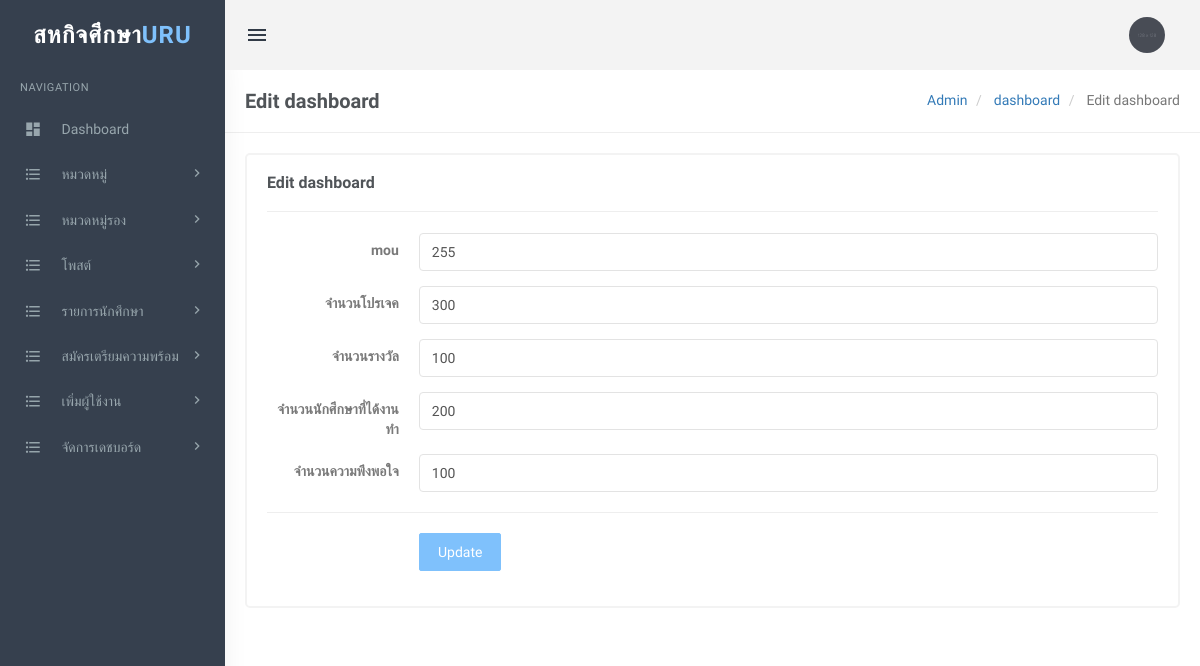
Before: /admin/editdashboard.php (signed in) with the older database file.
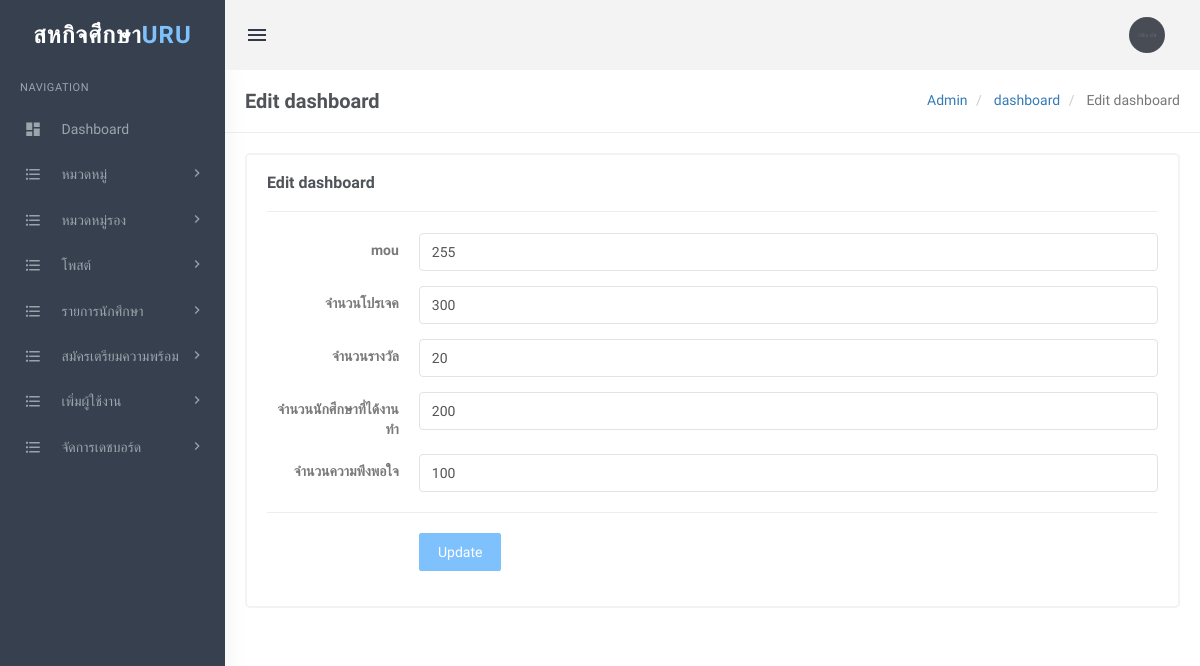
After: the same page with the newer database file.
### tables this page shows
CREATE TABLE `dashboard` (
  `id` int(11) NOT NULL,
  `mou` int(11) NOT NULL,
  `project` int(11) NOT NULL,
  `award` int(11) NOT NULL,
  `gotwork` int(11) NOT NULL,
  `satisfaction` int(11) NOT NULL
);

### admin/editdashboard.php (the view, shortened to what the changed rows need)
<?php
include('includes/config.php');
if(strlen($_SESSION['login'])==0)
  {
header('location:index.php');
}
else{
?>
<!DOCTYPE html>
<html lang="en">
    <head>
        <link href="assets/css/bootstrap.min.css" rel="stylesheet" type="text/css" />
        <link href="assets/css/core.css" rel="stylesheet" type="text/css" />
        <link href="assets/css/components.css" rel="stylesheet" type="text/css" />
        <link href="assets/css/icons.css" rel="stylesheet" type="text/css" />
        <link href="assets/css/pages.css" rel="stylesheet" type="text/css" />
        <link href="assets/css/menu.css" rel="stylesheet" type="text/css" />
        <link href="assets/css/responsive.css" rel="stylesheet" type="text/css" />
		<link rel="stylesheet" href="../plugins/switchery/switchery.min.css">
    </head>
    <body class="fixed-left">
        <div id="wrapper">
            <div class="content-page">
                <div class="content">
                    <div class="container">
                        <div class="row">
                            <div class="col-sm-12">
                                <div class="card-box">
<?php
$query=mysqli_query($con,"Select * from dashboard ");
while($row=mysqli_fetch_array($query))
{
?>
                        					<form class="form-horizontal" name="category" method="post">
	                                            <div class="form-group">
	                                                <label class="col-md-2 control-label">mou</label>
	                                                <div class="col-md-10">
	                                                    <input type="text" class="form-control" value="<?php echo htmlentities($row['mou']);?>" name="mou" required>
	                                                </div>
	                                            </div>
                                                <div class="form-group">
	                                                <label class="col-md-2 control-label">จำนวนโปรเจค</label>
	                                                <div class="col-md-10">
	                                                    <input type="text" class="form-control" value="<?php echo htmlentities($row['project']);?>" name="project" required>
	                                                </div>
	                                            </div>
                                                <div class="form-group">
	                                                <label class="col-md-2 control-label">จำนวนรางวัล</label>
	                                                <div class="col-md-10">
	                                                    <input type="text" class="form-control" value="<?php echo htmlentities($row['award']);?>" name="award" required>
	                                                </div>
	                                            </div>
                                                <div class="form-group">
	                                                <label class="col-md-2 control-label">จำนวนนักศึกษาที่ได้งานทำ</label>
	                                                <div class="col-md-10">
	                                                    <input type="text" class="form-control" value="<?php echo htmlentities($row['gotwork']);?>" name="gotwork" required>
	                                                </div>
	                                            </div>
                                                <div class="form-group">
	                                                <label class="col-md-2 control-label">จำนวนความพึงพอใจ</label>
	                                                <div class="col-md-10">
	                                                    <input type="text" class="form-control" value="<?php echo htmlentities($row['satisfaction']);?>" name="satisfaction" required>
	                                                </div>
	                                            </div>	    <hr>
<?php } ?>
        <div class="form-group">
                                                    <label class="col-md-2 control-label">&nbsp;</label>
                                                    <div class="col-md-10">
                                                    </div>
                                                </div>
	                                        </form>
                                </div>
                            </div>
                        </div>
                    </div>
                </div>
            </div>
        </div>
    </body>
</html>
<?php } ?>

Changed rows visible on the page:
changed dashboard: award "100" → "20"
